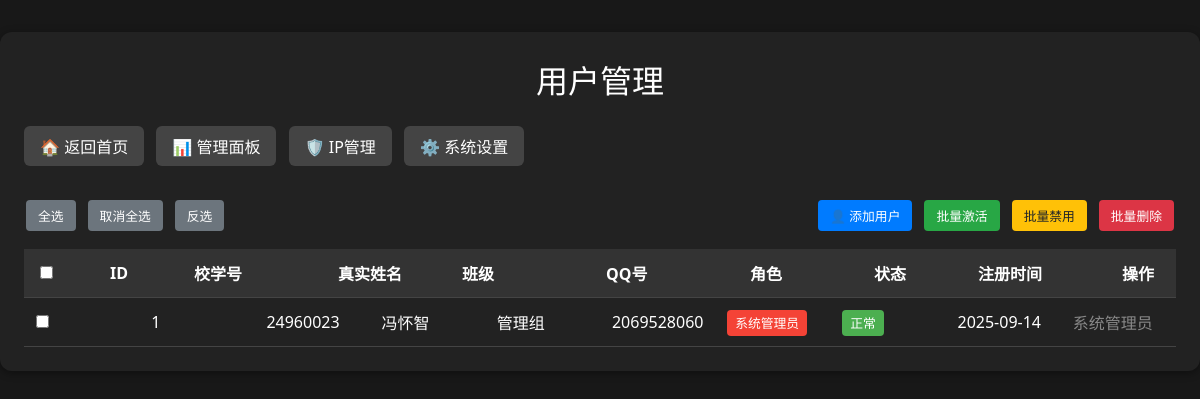
/manage_users (signed in), run on an earlier commit of the app's database.
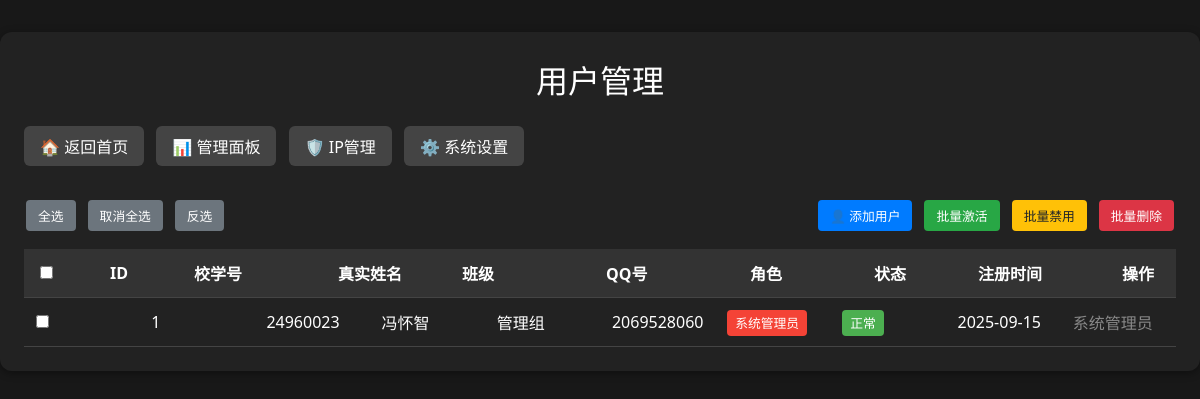
And on a later commit of the database.
### src/app.py (models this page shows)
class User(db.Model):
    id = db.Column(db.Integer, primary_key=True)
    real_name = db.Column(db.String(50), unique=True, nullable=False)  # 真实姓名，现在用作登录账号，必须唯一
    password_hash = db.Column(db.String(120), nullable=False)
    school_id = db.Column(db.String(20), unique=True, nullable=True)  # 校学号，改为可选
    qq_number = db.Column(db.String(15), nullable=False)  # QQ号
    class_name = db.Column(db.String(50), nullable=False)  # 班级
    role = db.Column(db.Integer, default=1)  # 1=普通用户, 2=普通管理员, 3=系统管理员
    is_active = db.Column(db.Boolean, default=True)
    created_at = db.Column(db.DateTime, default=db.func.current_timestamp())
    photos = db.relationship('Photo', backref='user', lazy=True)
    votes = db.relationship('Vote', backref='user', lazy=True)
    login_records = db.relationship('LoginRecord', backref='user', lazy=True)

### src/app.py (the view)
@app.route('/manage_users')
@super_admin_required
def manage_users():
    users = User.query.all()
    return render_template('manage_users.html', users=users)

### src/app.py (called while the page is built)
def super_admin_required(f):
    @wraps(f)
    def decorated_function(*args, **kwargs):
        if 'user_id' not in session:
            return redirect(url_for('login'))
        user = User.query.get(session['user_id'])
        if not user or not user.is_active:
            session.clear()  # 清除session
            flash('账户已被禁用，请联系管理员')
            return redirect(url_for('login'))
        elif user.role < 3:
            flash('需要系统管理员权限')
            return redirect(url_for('index'))
        return f(*args, **kwargs)
    return decorated_function

### templates/manage_users.html (shortened to what the changed rows need)
<!DOCTYPE html>
<html lang="zh-cn">
<head>
</head>
<body>
    <div class="container">
        <form id="batchForm" method="post" action="{{ url_for('batch_user_action') }}">
            <table>
                <thead>
                    <tr>
                        <th style="width: 50px;">
                            <input type="checkbox" id="selectAllCheckbox" onchange="toggleSelectAll()">
                        </th>
                        <th style="width: 60px;">ID</th>
                        <th style="width: 120px;">校学号</th>
                        <th style="width: 100px;">真实姓名</th>
                        <th class="mobile-hide" style="width: 120px;">班级</th>
                        <th class="mobile-hide" style="width: 120px;">QQ号</th>
                        <th style="width: 100px;">角色</th>
                        <th style="width: 80px;">状态</th>
                        <th class="mobile-hide" style="width: 120px;">注册时间</th>
                        <th style="width: 240px;">操作</th>
                    </tr>
                </thead>
                <tbody>
                    {% for user in users %}
                    <tr>
                        <td>
                            <input type="checkbox" name="user_ids" value="{{ user.id }}" class="user-checkbox">
                        </td>
                        <td>{{ user.id }}</td>
                        <td>{{ user.school_id if user.school_id else '无学号' }}</td>
                        <td>{{ user.real_name }}</td>
                        <td class="mobile-hide">{{ user.class_name }}</td>
                        <td class="mobile-hide">{{ user.qq_number }}</td>
                        <td>
                            <span class="role role-{{ user.role }}">
                                {% if user.role == 1 %}普通用户
                                {% elif user.role == 2 %}管理员
                                {% else %}系统管理员
                                {% endif %}
                            </span>
                        </td>
                        <td>
                            <span class="status {% if user.is_active %}status-active{% else %}status-inactive{% endif %}">
                                {% if user.is_active %}正常{% else %}禁用{% endif %}
                            </span>
                        </td>
                        <td class="mobile-hide">{{ user.created_at.strftime('%Y-%m-%d') if user.created_at else '' }}</td>
                        <td>
                            {% if user.role < 3 %}
                                <a href="{{ url_for('change_user_role', user_id=user.id, new_role=1) }}" class="btn">设为用户</a>
                                <a href="{{ url_for('change_user_role', user_id=user.id, new_role=2) }}" class="btn btn-warning">设为管理员</a>
                                <a href="{{ url_for('change_user_role', user_id=user.id, new_role=3) }}" class="btn btn-danger">设为系统管理员</a>
                                <a href="{{ url_for('toggle_user_status', user_id=user.id) }}" class="btn {% if user.is_active %}btn-warning{% else %}btn-success{% endif %}">
                                    {% if user.is_active %}禁用{% else %}启用{% endif %}
                                </a>
                                <a href="{{ url_for('delete_user', user_id=user.id) }}" class="btn btn-danger" onclick="return confirm('确定要删除用户 {{ user.real_name }}{% if user.school_id %}({{ user.school_id }}){% else %}(无学号){% endif %} 吗？这将删除用户的所有数据！')">删除</a>
                            {% else %}
                                <span style="color: #888;">系统管理员</span>
                            {% endif %}
                        </td>
                    </tr>
                    {% endfor %}
                </tbody>
            </table>
        </form>
    </div>
</body>
</html>

What changed in the data, as far as the page shows it:
changed User "冯怀智": created_at "2025-09-14" → "2025-09-15"
